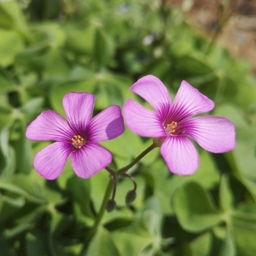
//> input picture resource/5/flower.jpg, 256 x 256 px
$ ./mat_more   (built with g++ and OpenCV 4)
//> lines starting //> are read from the running program, lines starting //| are printed output that depends on the picture
#include <iostream>
#include <vector>
#include <opencv2/opencv.hpp>

#define RESOURCE_DIR "../resource/"

// [22 lines left out: functions abs_example, add_example, not called in this run]

// 按权重混合
void addWeighted_example()
{
    std::cout << std::endl << __func__ << ":" <<std::endl;
    float alpha = 0.4F;
    float beta = (1.0F - alpha);
    float gamma = 100.0F;

    cv::Mat display;
    cv::Mat flower = cv::imread(RESOURCE_DIR"/5/flower.jpg");
//> flower is the input picture: 256 rows x 256 cols, CV_8UC3; mean B, G, R 82.5, 121.2, 119.1
    cv::Mat lotus = cv::imread(RESOURCE_DIR"/5/lotus.bmp");
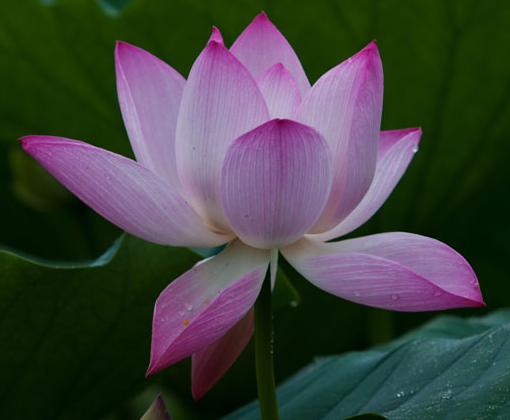
//> input picture resource/5/lotus.bmp, 510 x 420 px
//> lotus is the input picture: 420 rows x 510 cols, CV_8UC3; mean B, G, R 62.8, 67.3, 64.7

    int w = std::min(flower.cols, lotus.cols);
//> w = 256
    int h = std::min(flower.rows, lotus.rows);
//> h = 256
    cv::Mat flowerRoi(flower, cv::Rect(0, 0, w, h));
    cv::Mat lotusRoi(lotus, cv::Rect(0,0, w, h));
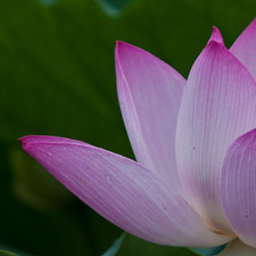
//> lotusRoi: 256 rows x 256 cols, CV_8UC3; mean B, G, R 78, 80.6, 83.3

    cv::addWeighted(flowerRoi, alpha, lotusRoi, beta, gamma, lotusRoi);
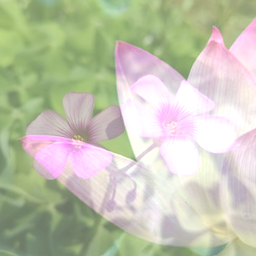
//> lotusRoi: 256 rows x 256 cols, CV_8UC3; mean B, G, R 175.5, 196.4, 194
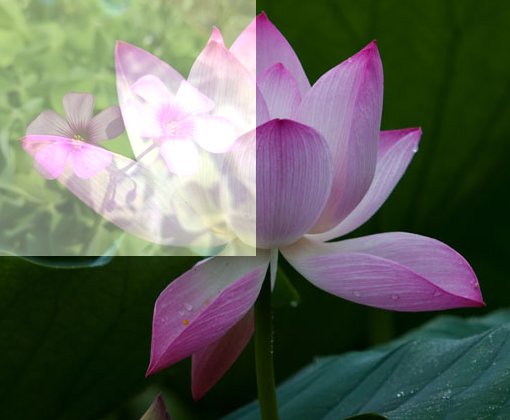
//> lotus: 420 rows x 510 cols, CV_8UC3; mean B, G, R 92.6, 102.7, 98.5

    cv::namedWindow("Example", cv::WINDOW_AUTOSIZE);
    cv::imshow("Example", lotus);
    cv::waitKey(0);
    cv::destroyWindow("Example");

}

// 计算协方差
// [1138 lines left out: functions calcCovarMatrix_example, cartToPlar_example, checkRange_example, commpleteSymm_example, convertScaleAbs_example, countNonZero_example and 47 more, not called in this run]

// added to run one function of the file
int main() { addWeighted_example(); }
